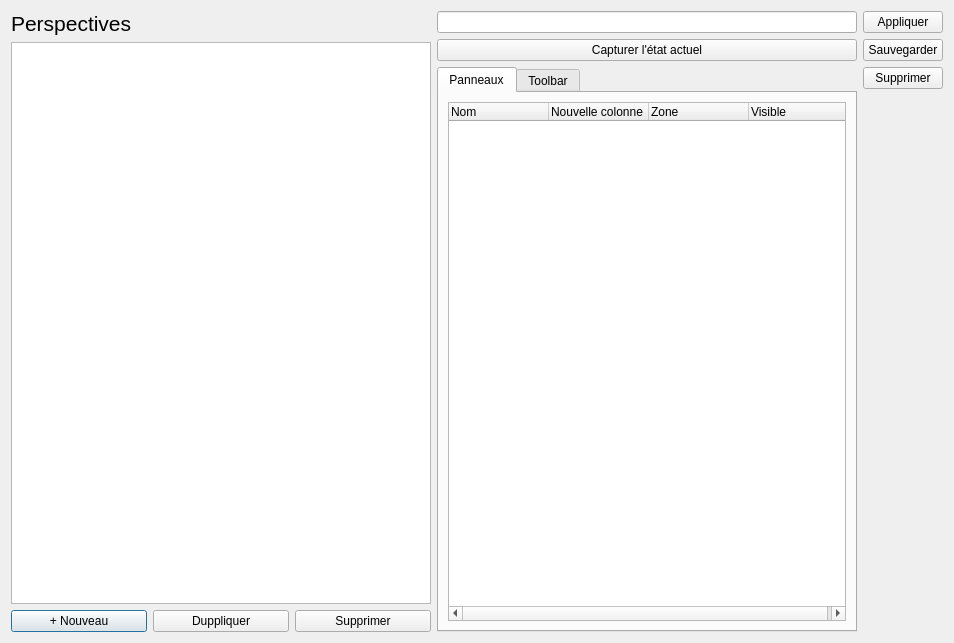
<?xml version="1.0" encoding="UTF-8"?>
<ui version="4.0">
 <class>Dialog</class>
 <widget class="QDialog" name="Dialog">
  <property name="geometry">
   <rect>
    <x>0</x>
    <y>0</y>
    <width>954</width>
    <height>643</height>
   </rect>
  </property>
  <property name="windowTitle">
   <string>Dialog</string>
  </property>
  <layout class="QHBoxLayout" name="horizontalLayout">
   <item>
    <layout class="QVBoxLayout" name="verticalLayout">
     <item>
      <widget class="QLabel" name="label">
       <property name="font">
        <font>
         <pointsize>16</pointsize>
         <weight>50</weight>
         <bold>false</bold>
        </font>
       </property>
       <property name="text">
        <string>Perspectives</string>
       </property>
      </widget>
     </item>
     <item>
      <widget class="QListWidget" name="listWidget"/>
     </item>
     <item>
      <layout class="QHBoxLayout" name="horizontalLayout_5" stretch="0,0,0">
       <item>
        <widget class="QPushButton" name="pushButton_2">
         <property name="text">
          <string>+ Nouveau</string>
         </property>
        </widget>
       </item>
       <item>
        <widget class="QPushButton" name="pushButton_3">
         <property name="text">
          <string>Duppliquer</string>
         </property>
        </widget>
       </item>
       <item>
        <widget class="QPushButton" name="pushButton">
         <property name="text">
          <string>Supprimer</string>
         </property>
        </widget>
       </item>
      </layout>
     </item>
    </layout>
   </item>
   <item>
    <layout class="QVBoxLayout" name="verticalLayout_2">
     <item>
      <widget class="QLineEdit" name="lineEdit"/>
     </item>
     <item>
      <widget class="QPushButton" name="pushButton_7">
       <property name="text">
        <string>Capturer l'état actuel</string>
       </property>
      </widget>
     </item>
     <item>
      <widget class="QTabWidget" name="tabWidget">
       <property name="currentIndex">
        <number>0</number>
       </property>
       <widget class="QWidget" name="tab">
        <attribute name="title">
         <string>Panneaux</string>
        </attribute>
        <layout class="QVBoxLayout" name="verticalLayout_3">
         <item>
          <widget class="QTreeWidget" name="treeWidget">
           <column>
            <property name="text">
             <string notr="true">Nom</string>
            </property>
           </column>
           <column>
            <property name="text">
             <string>Nouvelle colonne</string>
            </property>
           </column>
           <column>
            <property name="text">
             <string>Zone</string>
            </property>
           </column>
           <column>
            <property name="text">
             <string>Visible</string>
            </property>
           </column>
          </widget>
         </item>
        </layout>
       </widget>
       <widget class="QWidget" name="tab_2">
        <attribute name="title">
         <string>Toolbar</string>
        </attribute>
        <layout class="QVBoxLayout" name="verticalLayout_4">
         <item>
          <layout class="QHBoxLayout" name="horizontalLayout_3">
           <item>
            <widget class="QTreeWidget" name="treeWidget_2">
             <column>
              <property name="text">
               <string notr="true">Nom</string>
              </property>
             </column>
             <column>
              <property name="text">
               <string>Type</string>
              </property>
             </column>
             <column>
              <property name="text">
               <string>Zone</string>
              </property>
             </column>
             <column>
              <property name="text">
               <string>Visible</string>
              </property>
             </column>
            </widget>
           </item>
          </layout>
         </item>
        </layout>
       </widget>
      </widget>
     </item>
    </layout>
   </item>
   <item>
    <layout class="QVBoxLayout" name="verticalLayout_5">
     <item>
      <widget class="QPushButton" name="pushButton_5">
       <property name="text">
        <string>Appliquer</string>
       </property>
      </widget>
     </item>
     <item>
      <widget class="QPushButton" name="pushButton_6">
       <property name="text">
        <string>Sauvegarder</string>
       </property>
      </widget>
     </item>
     <item>
      <widget class="QPushButton" name="pushButton_4">
       <property name="text">
        <string>Supprimer</string>
       </property>
      </widget>
     </item>
     <item>
      <spacer name="verticalSpacer">
       <property name="orientation">
        <enum>Qt::Vertical</enum>
       </property>
       <property name="sizeType">
        <enum>QSizePolicy::Expanding</enum>
       </property>
       <property name="sizeHint" stdset="0">
        <size>
         <width>20</width>
         <height>40</height>
        </size>
       </property>
      </spacer>
     </item>
    </layout>
   </item>
  </layout>
 </widget>
 <resources/>
 <connections/>
</ui>
